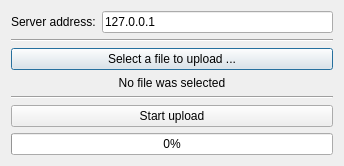
<?xml version="1.0" encoding="UTF-8"?>
<ui version="4.0">
 <class>UploadDlg</class>
 <widget class="QDialog" name="UploadDlg">
  <property name="geometry">
   <rect>
    <x>0</x>
    <y>0</y>
    <width>344</width>
    <height>166</height>
   </rect>
  </property>
  <property name="windowTitle">
   <string>File upload</string>
  </property>
  <layout class="QGridLayout" name="gridLayout_2">
   <item row="0" column="0">
    <layout class="QGridLayout" name="gridLayout">
     <item row="0" column="1">
      <widget class="QLineEdit" name="editServerAddress">
       <property name="text">
        <string>127.0.0.1</string>
       </property>
      </widget>
     </item>
     <item row="2" column="0" colspan="2">
      <widget class="QPushButton" name="btnSelect">
       <property name="text">
        <string>Select a file to upload ...</string>
       </property>
      </widget>
     </item>
     <item row="0" column="0">
      <widget class="QLabel" name="lblServerAddress">
       <property name="text">
        <string>Server address:</string>
       </property>
      </widget>
     </item>
     <item row="5" column="0" colspan="2">
      <widget class="QPushButton" name="btnStart">
       <property name="text">
        <string>Start upload</string>
       </property>
      </widget>
     </item>
     <item row="6" column="0" colspan="2">
      <widget class="QProgressBar" name="progressBar">
       <property name="value">
        <number>0</number>
       </property>
      </widget>
     </item>
     <item row="3" column="0" colspan="2">
      <widget class="QLabel" name="lblSelectFile">
       <property name="text">
        <string>No file was selected</string>
       </property>
       <property name="alignment">
        <set>Qt::AlignCenter</set>
       </property>
      </widget>
     </item>
     <item row="1" column="0" colspan="2">
      <widget class="Line" name="line">
       <property name="orientation">
        <enum>Qt::Horizontal</enum>
       </property>
      </widget>
     </item>
     <item row="4" column="0" colspan="2">
      <widget class="Line" name="line_2">
       <property name="orientation">
        <enum>Qt::Horizontal</enum>
       </property>
      </widget>
     </item>
    </layout>
   </item>
  </layout>
 </widget>
 <tabstops>
  <tabstop>editServerAddress</tabstop>
  <tabstop>btnSelect</tabstop>
  <tabstop>btnStart</tabstop>
 </tabstops>
 <resources/>
 <connections/>
</ui>
